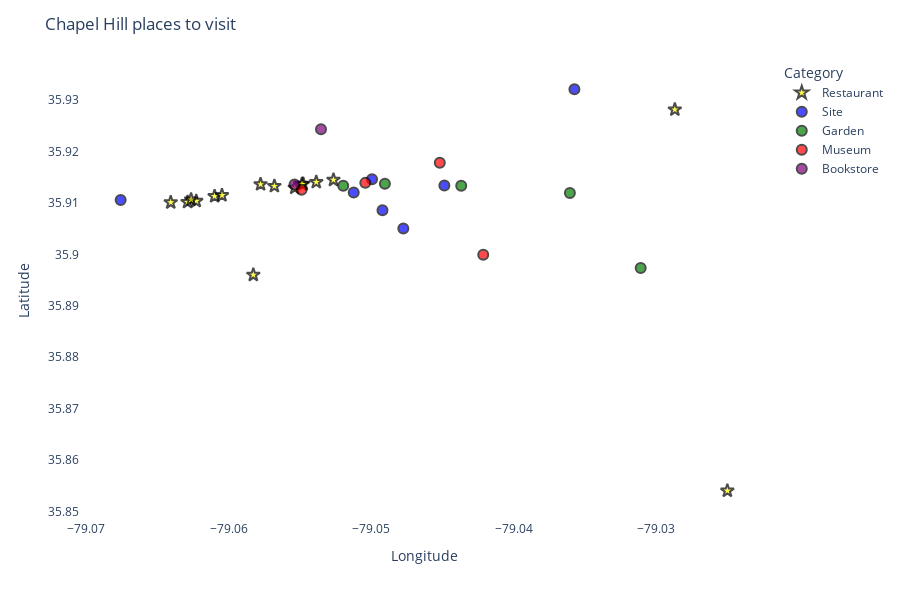

Here is the notebook cell this chart was saved with:
### Markdown cell above
## Plotly map
* Interactive maps with place_name in the hover label

### Code cell
# Define the marker style and color for each category
marker_dict = {
    'Restaurant': 'star',

    'Site': 'circle',
    'Garden': 'circle',
    'Museum': 'circle',
    'Bookstore': 'circle'
}

color_dict = {
    'Restaurant': 'yellow',
    'Site': 'blue',
    'Garden': 'green',
    'Museum': 'red',
    'Bookstore': 'purple'
}

# Create the scatter plot using plotly express
fig = px.scatter(
    df,
    x='Longitude',
    y='Latitude',

    color='Category',
    color_discrete_map=color_dict,
    symbol='Category',
    symbol_map=marker_dict,

    hover_name='PlaceName',

    opacity=0.7,
    size_max=10,
    height=600,
    category_orders={'Category': ['Restaurant', 'Site', 'Garden', 'Museum',
                                  'Bookstore']}
)

# Set the chart title and axis labels
fig.update_layout(
    title='Chapel Hill places to visit',
    xaxis_title='Longitude',
    yaxis_title='Latitude',

    #The 2 lines below hide the grids
    xaxis = dict(showgrid=False, zeroline=False),
    yaxis = dict(showgrid=False, zeroline=False),

    plot_bgcolor='white' #Make the plotting background as white

)

# Change the marker style
fig.update_traces(
    marker=dict(
        size=10,
        line=dict(
            width=2,
            color='Black'
        )
    ),
    selector=dict(
        mode='markers'
    ),
    hovertemplate="<b>%{hovertext}</b>"
)

# Show the plot
fig.show()

### Figure 1 — Plotly figure (JSON) as saved in the notebook; plotly's stock layout.template omitted (floating-point values rounded to 4 significant figures)
{"data": [{"hovertemplate": "<b>%{hovertext}</b>", "hovertext": ["He's Not Here ", "Top of the Hill Restaurant & Brewery", "Merritt's Store & Grill", "Kipos Greek Taverna", "Mediterranean Deli, Bakery, and Catering", "Al's burger shack restaurant", "Lantern restaurant", "Stoney River Steakhouse and Grill", "Sutton's Drug Store", "Cold Stone Creamery", "The Blue Horn Lounge", "La Residence", "CholaNad Restaurant & Bar", "Talullas", "Bonchon", "Tarantini Italian Restaurant"], "legendgroup": "Restaurant", "marker": {"color": "yellow", "opacity": 0.7, "symbol": "star", "line": {"color": "Black", "width": 2}, "size": 10}, "mode": "markers", "name": "Restaurant", "orientation": "v", "showlegend": true, "x": [-79.06, -79.06, -79.06, -79.06, -79.06, -79.06, -79.06, -79.03, -79.05, -79.05, -79.05, -79.06, -79.06, -79.06, -79.05, -79.03], "xaxis": "x", "y": [35.91, 35.91, 35.9, 35.91, 35.91, 35.91, 35.91, 35.93, 35.91, 35.91, 35.91, 35.91, 35.91, 35.91, 35.91, 35.85], "yaxis": "y", "type": "scatter"}, {"hovertemplate": "<b>%{hovertext}</b>", "hovertext": ["UNC at chapel hill", "Morehead-Patterson Bell Tower", "Chapel hill public library", "Chapel of the cross", "Forest Theatre", "Old Well", "FRANK Gallery"], "legendgroup": "Site", "marker": {"color": "blue", "opacity": 0.7, "symbol": "circle", "line": {"color": "Black", "width": 2}, "size": 10}, "mode": "markers", "name": "Site", "orientation": "v", "showlegend": true, "x": [-79.05, -79.05, -79.04, -79.05, -79.04, -79.05, -79.07], "xaxis": "x", "y": [35.91, 35.91, 35.93, 35.91, 35.91, 35.91, 35.91], "yaxis": "y", "type": "scatter"}, {"hovertemplate": "<b>%{hovertext}</b>", "hovertext": ["North Carolina botanical garden", "Coker arboretum", "Battle Park", "Hippol Castle", "McCorkle Place"], "legendgroup": "Garden", "marker": {"color": "green", "opacity": 0.7, "symbol": "circle", "line": {"color": "Black", "width": 2}, "size": 10}, "mode": "markers", "name": "Garden", "orientation": "v", "showlegend": true, "x": [-79.03, -79.05, -79.04, -79.04, -79.05], "xaxis": "x", "y": [35.9, 35.91, 35.91, 35.91, 35.91], "yaxis": "y", "type": "scatter"}, {"hovertemplate": "<b>%{hovertext}</b>", "hovertext": ["Ackland art museum", "Morehead Planetarium", "Carolina Basketball Museum", "Horace Williams House"], "legendgroup": "Museum", "marker": {"color": "red", "opacity": 0.7, "symbol": "circle", "line": {"color": "Black", "width": 2}, "size": 10}, "mode": "markers", "name": "Museum", "orientation": "v", "showlegend": true, "x": [-79.05, -79.05, -79.04, -79.05], "xaxis": "x", "y": [35.91, 35.91, 35.9, 35.92], "yaxis": "y", "type": "scatter"}, {"hovertemplate": "<b>%{hovertext}</b>", "hovertext": ["Epilogue Books Chocolate Brews", "Flyleaf books"], "legendgroup": "Bookstore", "marker": {"color": "purple", "opacity": 0.7, "symbol": "circle", "line": {"color": "Black", "width": 2}, "size": 10}, "mode": "markers", "name": "Bookstore", "orientation": "v", "showlegend": true, "x": [-79.06, -79.05], "xaxis": "x", "y": [35.91, 35.92], "yaxis": "y", "type": "scatter"}], "layout": {"xaxis": {"anchor": "y", "domain": [0.0, 1.0], "title": {"text": "Longitude"}, "showgrid": false, "zeroline": false}, "yaxis": {"anchor": "x", "domain": [0.0, 1.0], "title": {"text": "Latitude"}, "showgrid": false, "zeroline": false}, "legend": {"title": {"text": "Category"}, "tracegroupgap": 0}, "margin": {"t": 60}, "height": 600, "title": {"text": "Chapel Hill places to visit"}, "plot_bgcolor": "white"}}
